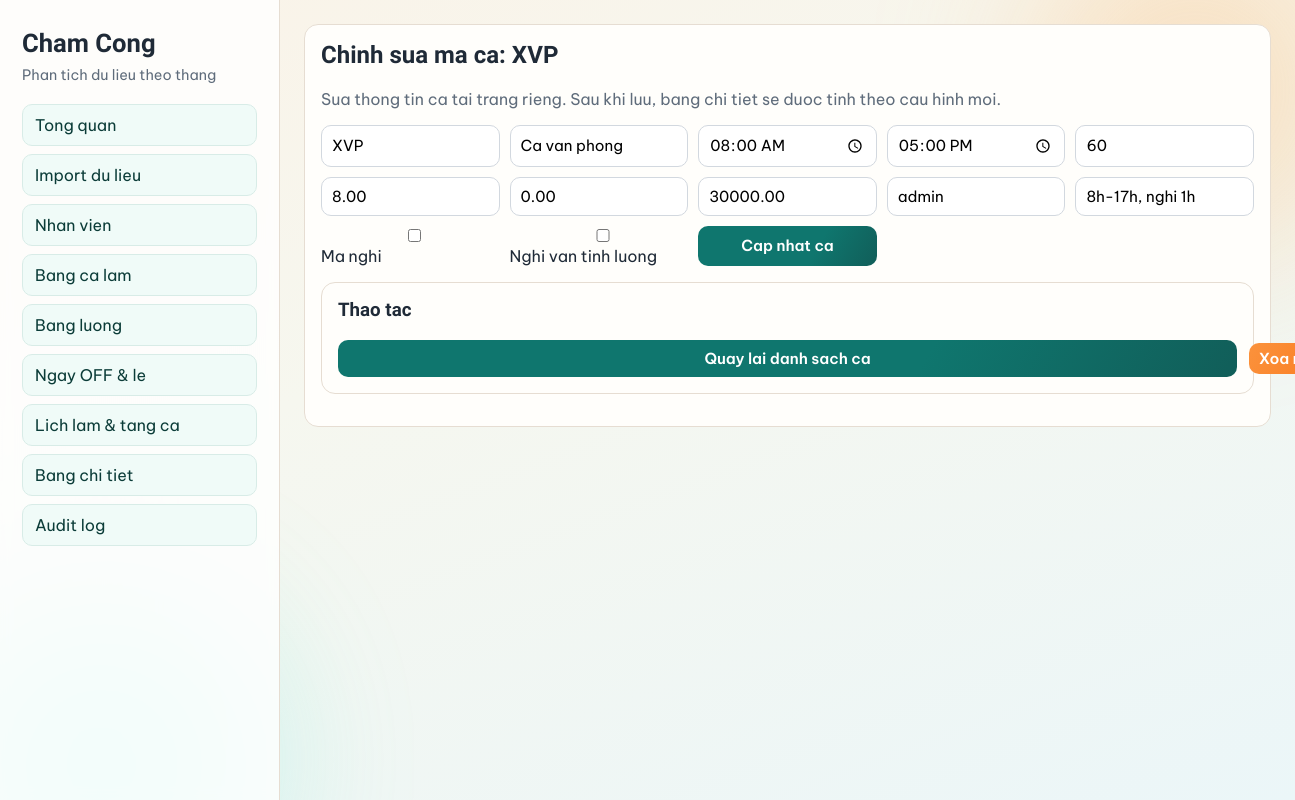
/shifts/2/edit, run on the app's committed database.
### app/models.py (models this page shows)
class TimestampMixin:
    created_at = db.Column(db.DateTime, nullable=False, default=datetime.utcnow)
    updated_at = db.Column(
        db.DateTime,
        nullable=False,
        default=datetime.utcnow,
        onupdate=datetime.utcnow,
    )

class SerializableMixin:
    def to_dict(self):
        payload = {}
        for column in self.__table__.columns:
            value = getattr(self, column.name)
            if isinstance(value, (datetime, date, time)):
                payload[column.name] = value.isoformat()
            elif isinstance(value, Decimal):
                payload[column.name] = float(value)
            else:
                payload[column.name] = value
        return payload

class ShiftTemplate(db.Model, TimestampMixin, SerializableMixin):
    __tablename__ = "shift_templates"
    id = db.Column(db.Integer, primary_key=True)
    code = db.Column(db.String(16), nullable=False, unique=True, index=True)
    name = db.Column(db.String(120), nullable=False)
    start_time = db.Column(db.Time, nullable=True)
    end_time = db.Column(db.Time, nullable=True)
    break_minutes = db.Column(db.Integer, nullable=False, default=0)
    standard_hours = db.Column(db.Numeric(5, 2), nullable=False, default=8)
    default_overtime_hours = db.Column(db.Numeric(5, 2), nullable=False, default=0)
    meal_allowance = db.Column(db.Numeric(12, 2), nullable=False, default=0)
    is_leave_code = db.Column(db.Boolean, nullable=False, default=False)
    is_paid_leave = db.Column(db.Boolean, nullable=False, default=False)
    notes = db.Column(db.Text, nullable=True)

### app/routes.py (the view, shortened to what this page needs)
    @app.route("/shifts/<int:shift_id>/edit", methods=["GET", "POST"])
    def edit_shift(shift_id):
        shift = ShiftTemplate.query.get_or_404(shift_id)
        return render_template("shift_edit.html", shift=shift)

### app/templates/shift_edit.html (shortened to what this page needs)
{% extends "base.html" %}
{% block content %}
<div class="panel">
    <h2>Chinh sua ma ca: {{ shift.code }}</h2>
    <p class="muted">Sua thong tin ca tai trang rieng. Sau khi luu, bang chi tiet se duoc tinh theo cau hinh moi.</p>
    <form method="post" class="form-grid">
        <input value="{{ shift.code }}" readonly>
        <input name="name" placeholder="Ten ca" value="{{ shift.name }}" required>
        <input
            type="time"
            name="start_time"
            value="{{ shift.start_time.strftime('%H:%M') if shift.start_time else '' }}"
            placeholder="Gio vao"
        >
        <input
            type="time"
            name="end_time"
            value="{{ shift.end_time.strftime('%H:%M') if shift.end_time else '' }}"
            placeholder="Gio ra"
        >
        <input
            type="number"
            step="1"
            min="0"
            name="break_minutes"
            value="{{ shift.break_minutes }}"
            placeholder="Nghi (phut)"
        >
        <input
            type="number"
            step="0.5"
            min="0"
            name="standard_hours"
            value="{{ shift.standard_hours }}"
            placeholder="Gio quy dinh"
        >
        <input
            type="number"
            step="0.5"
            min="0"
            name="default_overtime_hours"
            value="{{ shift.default_overtime_hours }}"
            placeholder="OT mac dinh"
        >
        <input
            type="number"
            step="1000"
            min="0"
            name="meal_allowance"
            value="{{ shift.meal_allowance }}"
            placeholder="Tien an"
        >
        <input name="changed_by" placeholder="Nguoi sua" value="admin">
        <input name="notes" placeholder="Ghi chu" value="{{ shift.notes or '' }}">
        <label><input type="checkbox" name="is_leave_code" {% if shift.is_leave_code %}checked{% endif %}> Ma nghi</label>
        <label><input type="checkbox" name="is_paid_leave" {% if shift.is_paid_leave %}checked{% endif %}> Nghi van tinh luong</label>
        <button type="submit">Cap nhat ca</button>
    </form>
    <div class="panel" style="margin-top: 16px;">
        <h3>Thao tac</h3>
        <div class="row-actions">
            <a href="{{ url_for('shifts') }}"><button type="button">Quay lai danh sach ca</button></a>
            <form class="row-action-form" method="post" action="{{ url_for('delete_shift', shift_id=shift.id) }}" onsubmit="return confirm('Xoa ma ca nay?');">
                <button type="submit" class="secondary">Xoa ma ca nay</button>
            </form>
        </div>
    </div>
</div>
{% endblock %}

### app/static/css/style.css (style rules this page uses)
:root { --bg: #f7f4ed; --panel: #fffefb; --ink: #1f2a37; --muted: #5f6c7b; --brand: #0f766e; --accent: #f97316; --warn: #dc2626; --ok: #15803d; --line: #e6ddd2; }
* { box-sizing: border-box; }
body { margin: 0; color: var(--ink); font-family: "Be Vietnam Pro", sans-serif; background: linear-gradient(160deg, #faf3e8 0%, #f6f7ef 40%, #ebf6f8 100%); min-height: 100vh; }
h2 { margin-top: 0; font-family: "Sora", sans-serif; }
.panel { background: var(--panel); border: 1px solid var(--line); border-radius: 14px; padding: 16px; margin-bottom: 16px; }
.panel h3 { margin-top: 0; font-family: "Sora", sans-serif; }
.form-grid { display: grid; grid-template-columns: repeat(auto-fit, minmax(160px, 1fr)); gap: 10px; }
input, select, button, textarea { width: 100%; border: 1px solid #d2d8df; border-radius: 10px; padding: 9px 10px; font-size: 0.95rem; font-family: inherit; background: #fff; }
button { background: linear-gradient(120deg, var(--brand), #0f766e 65%, #115e59); color: white; font-weight: 600; border: none; cursor: pointer; }
button.secondary { background: linear-gradient(120deg, #fb923c, var(--accent)); }
a { color: #0f766e; }
.muted { color: var(--muted); }
.row-actions { white-space: nowrap; }
.row-action-form { display: inline; }
.row-action-form button { width: auto; margin-left: 8px; padding: 6px 10px; }

### data on the page
ShiftTemplate: code "XVP", name "Ca van phong", start_time "08:00", end_time "17:00", break_minutes "60", standard_hours "8.00", default_overtime_hours "0.00", meal_allowance "30000.00", notes "8h-17h, nghi 1h"
